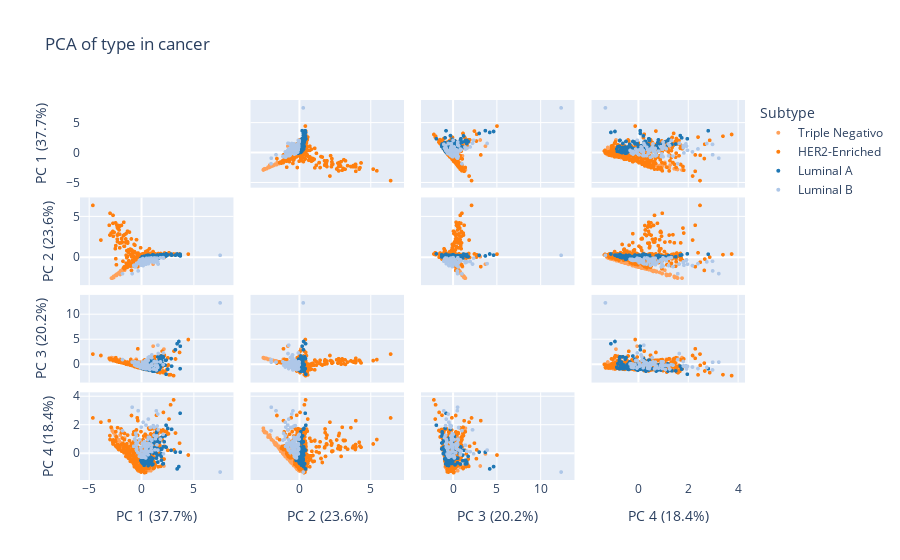

Notebook code cell kept with this figure:
### Code cell
sys.path.append(os.path.abspath("../../"))
from src.utils.ConvertTextToCsv import TextToCsv

df_txt = pd.read_csv("../../data/raw/data_mrna_seq_v2_rsem.txt", header=None)
print(df_txt)
df_csv = TextToCsv("../../data/raw/data_mrna_seq_v2_rsem.txt")
print(df_csv.columns)


df_clean = df_csv.drop_duplicates(subset=['Hugo_Symbol'])
df_clean = df_clean.set_index('Hugo_Symbol')
df_clean = df_clean.drop(columns=['Entrez_Gene_Id'], errors='ignore')
df_counts = df_clean.T
df_counts.columns = df_counts.columns.astype(str).str.strip().str.upper()

genes_clave = ['ERBB2', 'ESR1', 'PGR', 'MKI67']
encontrados = [g for g in genes_clave if g in df_counts.columns]
print(f"Genes that are found: {encontrados}") 

# PCA
scaler = StandardScaler()
X_scaled = scaler.fit_transform(df_counts)
    
pca = PCA(n_components=4)
components = pca.fit_transform(X_scaled)
    

def classification_per_row(row):
    her2 = row.get('ERBB2', 0)
    esr1 = row.get('ESR1', 0)
    ki67 = row.get('MKI67', 0)
        
    th_her2 = df_counts['ERBB2'].median() if 'ERBB2' in df_counts else 0
    th_esr1 = df_counts['ESR1'].median() if 'ESR1' in df_counts else 0
    th_ki67 = df_counts['MKI67'].median() if 'MKI67' in df_counts else 0

    if her2 > th_her2:
        return 'HER2-Enriched'
    elif esr1 > th_esr1:
        if ki67 > th_ki67:
            return 'Luminal B'
        else:
            return 'Luminal A'
    else:
        return 'Triple Negativo'


df_plot = pd.DataFrame(components, columns=['0', '1', '2', '3'])
df_plot['Subtype'] = df_counts.apply(classification_per_row, axis=1).values
df_plot['Patient_ID'] = df_counts.index


labels = {str(i): f"PC {i+1} ({var:.1f}%)" for i, var in enumerate(pca.explained_variance_ratio_ * 100)}


fig = px.scatter_matrix(
    df_plot,
    dimensions=['0', '1', '2'],
    color='Subtype',
    labels=labels,
    hover_name='Patient_ID',
    title="PCA de Subtipos de Cáncer de Mama",
    opacity=0.7,
    color_discrete_map={
        'Luminal A': '#1f77b4', 'Luminal B': '#aec7e8',
        'HER2-Enriched': '#ff7f0e', 'Triple Negativo': '#d62728'
    }
)
fig.update_traces(diagonal_visible=False, marker=dict(size=5))
fig.show()

### Figure 1 — Plotly figure (JSON) as saved in the notebook; plotly's stock layout.template omitted (floating-point values rounded to 4 significant figures; data arrays with more than 128 entries replaced by an {"elided": "..."} marker saying what was removed)
{"data": [{"diagonal": {"visible": false}, "dimensions": [{"axis": {"matches": true}, "label": "PC 1 (37.7%)", "values": {"elided": "230 float values"}}, {"axis": {"matches": true}, "label": "PC 2 (23.6%)", "values": {"elided": "230 float values"}}, {"axis": {"matches": true}, "label": "PC 3 (20.2%)", "values": {"elided": "230 float values"}}, {"axis": {"matches": true}, "label": "PC 4 (18.4%)", "values": {"elided": "230 float values"}}], "hovertemplate": "<b>%{hovertext}</b><br><br>Subtype=Triple Negativo<br>%{xaxis.title.text}=%{x}<br>%{yaxis.title.text}=%{y}<extra></extra>", "hovertext": {"elided": "230 str values"}, "legendgroup": "Triple Negativo", "marker": {"color": "#FFA15A", "size": 4, "symbol": "circle"}, "name": "Triple Negativo", "showlegend": true, "type": "splom"}, {"diagonal": {"visible": false}, "dimensions": [{"axis": {"matches": true}, "label": "PC 1 (37.7%)", "values": {"elided": "409 float values"}}, {"axis": {"matches": true}, "label": "PC 2 (23.6%)", "values": {"elided": "409 float values"}}, {"axis": {"matches": true}, "label": "PC 3 (20.2%)", "values": {"elided": "409 float values"}}, {"axis": {"matches": true}, "label": "PC 4 (18.4%)", "values": {"elided": "409 float values"}}], "hovertemplate": "<b>%{hovertext}</b><br><br>Subtype=HER2-Enriched<br>%{xaxis.title.text}=%{x}<br>%{yaxis.title.text}=%{y}<extra></extra>", "hovertext": {"elided": "409 str values"}, "legendgroup": "HER2-Enriched", "marker": {"color": "#ff7f0e", "size": 4, "symbol": "circle"}, "name": "HER2-Enriched", "showlegend": true, "type": "splom"}, {"diagonal": {"visible": false}, "dimensions": [{"axis": {"matches": true}, "label": "PC 1 (37.7%)", "values": [0.9122, 1.93, 0.6988, 0.6561, 0.08126, 1.826, 0.9439, 1.145, 0.3087, 0.4137, 1.431, 2.856, 0.622, 1.934, 0.1817, 0.9567, 3.729, 0.7848, 0.2695, 0.395, 1.582, 0.06067, 1.948, 2.052, 0.924, 1.409, 0.2721, 0.6344, 0.8537, 1.428, 0.9876, 1.094, 0.09139, 0.1895, 0.4964, 0.3364, 1.45, 1.206, 3.427, 0.3319, 0.7184, 0.9231, 0.5792, 3.591, 1.791, 2.371, 0.5754, 2.092, 1.263, 0.6711, 2.531, 0.8531, 0.3056, 0.7286, 0.4413, 1.4, 2.106, 1.091, 1.193, 1.853, 1.542, 1.701, 1.912, 3.713, 0.8418, 1.162, 2.896, 2.367, 0.4426, 1.108, 0.7566, 0.7045, 1.625, 1.237, 0.9159, 0.2638, 0.01317, 1.736, 1.53, 0.8074, 0.386, 0.825, 1.491, 0.5211, 2.265, 0.3845, 0.339, 0.2144, 1.842, 2.067, 2.188, 1.542, 0.2651, -0.03189, 2.327, 3.262, 1.15, 1.024, -0.02926, 0.4631, 0.801, 0.1821]}, {"axis": {"matches": true}, "label": "PC 2 (23.6%)", "values": [0.02784, 0.2802, 0.09848, 0.3034, 0.1026, 0.1919, 0.1047, 0.2851, 0.02641, 0.04169, 0.204, 0.4357, -0.008259, 0.2259, 0.1158, 0.08842, 0.205, 0.09413, 0.03582, -0.05661, 0.1429, -0.009181, 0.3462, 0.06797, -0.04897, -0.04331, 0.1721, 0.03253, 0.06689, 0.08018, -0.04327, 0.2669, -0.1356, 0.09379, 0.2517, 0.04574, 0.2543, 0.3022, 0.4431, 0.0107, 0.146, 0.08828, 0.03527, 0.3057, 0.3516, 0.1959, 0.1142, 0.3033, 0.08144, -0.05027, 0.33, 0.1908, -0.07802, 0.2605, -0.1266, 0.1434, 0.3803, 0.3425, 0.1918, 0.1862, 0.07389, -0.04943, 0.1181, 0.4169, 0.1367, 0.2051, 0.2878, 0.4627, 0.1259, 0.1709, 0.1406, -0.02463, 0.1343, 0.1475, 0.08816, 0.02487, -0.1202, 0.2226, 0.3155, 0.1862, 0.07379, 0.1555, 0.1054, 0.003897, 0.2384, 0.03566, 0.1304, -0.01476, 0.1287, 0.3504, 0.2838, 0.2269, -0.03588, -0.2213, 0.2368, 0.2928, 0.02662, 0.234, -0.07236, 0.2115, -0.005917, 0.1153]}, {"axis": {"matches": true}, "label": "PC 3 (20.2%)", "values": [0.4047, 1.439, -0.3611, -0.4946, -0.7391, 1.11, 0.1909, -0.639, -0.8122, -0.8663, -0.05463, 1.22, -0.8912, 0.7511, -0.777, -0.03969, 3.708, -1.113, -0.3635, -0.8721, 1.586, -0.7167, -0.0353, 0.1654, -0.7752, 0.5853, -0.6564, -0.05665, 0.529, -1.218, 1.125, -0.3346, -0.6964, -0.8167, -0.6563, -0.8585, 0.5502, -0.7159, 4.206, -0.1408, -0.9772, 0.1787, -0.3435, 4.652, 0.00756, 0.9136, -0.4413, -0.002982, -1.278, -1.008, -0.9008, -0.1977, -0.6727, -0.4212, -0.1374, -0.3281, 1.573, -1.289, -1.271, 0.3266, 0.3994, 0.8564, 1.738, -0.7943, -0.935, -1.063, -0.2874, -1.9, -0.4827, 0.8536, -0.8897, -0.7168, -0.5688, -1.055, 0.172, -0.6472, -0.3628, -0.9337, 0.08199, -0.03236, -0.4739, -1.039, -1.233, -0.8898, -0.07, -0.1464, -0.8728, -0.7683, -0.4404, 1.414, -0.05139, -1.007, -0.6778, -0.6479, 0.884, 3.003, -0.7303, 0.2374, -0.4733, -0.9388, -1.03, -0.7522]}, {"axis": {"matches": true}, "label": "PC 4 (18.4%)", "values": [-0.3305, -0.4922, -0.1511, -0.8627, -0.675, -0.1311, -0.3015, 0.01666, -0.3303, -0.0787, -0.02904, 0.2075, 0.4057, -0.03562, -0.7057, -0.4456, 0.07838, -0.01969, -0.5366, -0.09012, -0.618, -0.6431, 0.2889, 1.184, 0.56, 0.2138, -0.845, -0.2575, -0.6758, 1.353, -0.5243, -0.3777, -0.1971, -0.7469, -0.6957, -0.4278, -0.3457, 0.1278, -1.1, -0.6673, 0.1876, -0.3937, -0.3361, -0.937, 0.2346, 0.4241, -0.4898, 0.4513, 1.193, 0.2957, 1.75, -0.6098, -0.1309, -0.6914, -0.354, 0.3964, -0.734, 0.3103, 0.7235, 0.3037, 0.326, 0.2513, -0.2164, 2.816, 0.3384, 0.4193, 1.692, 1.974, -0.5525, -0.761, 0.01164, 0.3501, 0.9611, 0.9125, -0.2912, -0.4255, -0.4544, 0.7885, -0.1309, -0.5937, -0.5472, 0.3031, 1.508, 0.08246, 1.225, -0.7169, -0.3881, -0.5798, 1.071, -0.7495, 0.8112, 0.8072, -0.1952, -0.5029, 0.4447, 0.08501, 0.9478, -0.8176, -0.5231, -0.3916, 0.814, -0.6105]}], "hovertemplate": "<b>%{hovertext}</b><br><br>Subtype=Luminal A<br>%{xaxis.title.text}=%{x}<br>%{yaxis.title.text}=%{y}<extra></extra>", "hovertext": ["TCGA-A1-A0SQ-01", "TCGA-A2-A04N-01", "TCGA-A2-A0CQ-01", "TCGA-A2-A0CV-01", "TCGA-A2-A0EN-01", "TCGA-A2-A0EU-01", "TCGA-A2-A0YD-01", "TCGA-A2-A0YI-01", "TCGA-A2-A0YK-01", "TCGA-A2-A1FV-01", "TCGA-A2-A259-01", "TCGA-A2-A4S0-01", "TCGA-A7-A0CG-01", "TCGA-A7-A0CJ-01", "TCGA-A7-A0D9-01", "TCGA-A7-A3IY-01", "TCGA-A7-A3J0-01", "TCGA-A7-A3RF-01", "TCGA-A7-A425-01", "TCGA-A8-A06R-01", "TCGA-A8-A09T-01", "TCGA-AC-A3W6-01", "TCGA-AC-A62Y-01", "TCGA-AN-A0FK-01", "TCGA-AN-A0FW-01", "TCGA-AO-A1KP-01", "TCGA-AQ-A54O-01", "TCGA-AR-A1AS-01", "TCGA-B6-A0IA-01", "TCGA-B6-A0IO-01", "TCGA-B6-A0WT-01", "TCGA-B6-A0X4-01", "TCGA-B6-A1KC-01", "TCGA-BH-A0B6-01", "TCGA-BH-A0BO-01", "TCGA-BH-A0BP-01", "TCGA-BH-A0DP-01", "TCGA-BH-A0GZ-01", "TCGA-BH-A0H6-01", "TCGA-BH-A0H7-01", "TCGA-BH-A0H9-01", "TCGA-BH-A0W5-01", "TCGA-BH-A18H-01", "TCGA-BH-A1EO-01", "TCGA-BH-A1ET-01", "TCGA-BH-A1EU-01", "TCGA-BH-A1EY-01", "TCGA-BH-A1F5-01", "TCGA-BH-A1F8-01", "TCGA-BH-A1FM-01", "TCGA-BH-A1FR-01", "TCGA-C8-A12N-01", "TCGA-C8-A12X-01", "TCGA-C8-A133-01", "TCGA-C8-A26V-01", "TCGA-D8-A146-01", "TCGA-D8-A1JI-01", "TCGA-D8-A1JN-01", "TCGA-D8-A1JP-01", "TCGA-D8-A1JT-01", "TCGA-D8-A1X6-01", "TCGA-D8-A1X7-01", "TCGA-D8-A1XB-01", "TCGA-D8-A1XC-01", "TCGA-D8-A1XO-01", "TCGA-D8-A1XU-01", "TCGA-D8-A1XV-01", "TCGA-D8-A27E-01", "TCGA-D8-A27I-01", "TCGA-D8-A27L-01", "TCGA-D8-A27V-01", "TCGA-E2-A10B-01", "TCGA-E2-A14Q-01", "TCGA-E2-A14S-01", "TCGA-E2-A1BD-01", "TCGA-E2-A1IF-01", "TCGA-E2-A1IH-01", "TCGA-E2-A1IK-01", "TCGA-E2-A1IN-01", "TCGA-E2-A1L8-01", "TCGA-E2-A1L9-01", "TCGA-E2-A56Z-01", "TCGA-E9-A1N3-01", "TCGA-E9-A1NF-01", "TCGA-E9-A1RD-01", "TCGA-E9-A227-01", "TCGA-E9-A22B-01", "TCGA-E9-A22E-01", "TCGA-E9-A24A-01", "TCGA-E9-A3Q9-01", "TCGA-E9-A54X-01", "TCGA-EW-A1J6-01", "TCGA-EW-A1OX-01", "TCGA-EW-A1P0-01", "TCGA-EW-A1P5-01", "TCGA-EW-A1P6-01", "TCGA-EW-A1PE-01", "TCGA-GM-A2DM-01", "TCGA-GM-A2DN-01", "TCGA-GM-A3NY-01", "TCGA-LQ-A4E4-01", "TCGA-OL-A66H-01"], "legendgroup": "Luminal A", "marker": {"color": "#1f77b4", "size": 4, "symbol": "circle"}, "name": "Luminal A", "showlegend": true, "type": "splom"}, {"diagonal": {"visible": false}, "dimensions": [{"axis": {"matches": true}, "label": "PC 1 (37.7%)", "values": [-0.4641, 0.5656, 1.137, -0.3728, 0.1702, 0.2759, 1.575, -0.4453, 0.195, -0.3058, -0.6463, 7.544, 1.435, 0.8655, -0.4532, -0.01647, 2.118, 1.519, 0.2439, -0.04348, 1.493, -0.1717, 0.9998, 0.7541, 0.3845, 0.4408, 0.7682, 1.614, -0.4917, -0.8813, -0.7283, 0.5293, 0.6835, -0.1851, -0.5949, 1.222, 0.532, 1.001, 1.309, 0.5115, 0.4453, 1.01, 0.3752, 0.9486, 0.3467, 1.585, -0.4422, 1.215, 0.1406, 0.6536, 0.6735, 0.2506, -0.004989, -0.0765, -0.008239, -1.806, 0.2985, 0.6277, 1.345, -0.5075, 2.082, 0.6481, 0.09149, 0.4039, -0.01476, 0.1662, 1.828, 0.6441, -0.3208, -0.5405, -0.0931, 0.4997, 0.04776, 1.498, 0.4141, 0.9873, 0.8076]}, {"axis": {"matches": true}, "label": "PC 2 (23.6%)", "values": [-0.7668, -0.3853, -0.281, -0.6888, -0.982, -0.2905, -0.5265, -0.7959, -0.2179, -1.635, -1.025, 0.2803, -0.4447, -0.5099, -0.7896, -0.3009, -0.06527, -0.3719, -0.6123, -0.393, -0.07388, -0.7442, -0.3382, -0.07013, -0.4541, -0.2844, -0.532, -0.7929, -0.9765, -1.969, -0.9631, -0.3707, -0.3964, -0.3456, -1.147, -0.5974, -0.499, -0.4743, -0.05167, -0.1274, -0.8054, -0.2821, -0.2967, -0.04755, -0.2588, -0.7439, -0.6881, -0.05025, -0.1144, -0.6164, -0.7435, -0.3456, -0.9429, -0.3839, -0.2308, -1.984, -0.471, -0.2216, -0.1611, -0.8705, -0.0007058, -0.2754, -0.7205, -0.3815, -0.5114, -0.2908, -0.0169, -0.2076, -0.6343, -1.099, -0.2535, -0.07779, -0.3358, -0.06357, -0.1973, -0.4756, -0.1833]}, {"axis": {"matches": true}, "label": "PC 3 (20.2%)", "values": [-0.06969, 0.9287, -0.8437, -0.2876, -0.4648, -0.09867, -0.5338, 0.08198, 0.1019, 0.4991, -0.03245, 12.38, -1.046, -0.2562, 0.3832, -0.5841, 2.361, -0.1855, 0.5212, -0.4846, 0.5494, -0.1595, 0.1336, -0.7675, 0.7457, -0.8221, 1.601, 2.242, -0.1575, 0.528, 0.4152, 0.854, -0.09524, -0.27, 0.5916, 0.6461, 0.3785, 1.965, 0.5495, -0.2967, -0.3308, -0.113, -0.6143, -0.05983, -0.7679, 3.913, -0.0147, -0.8528, -0.6745, 1.431, -0.7689, 0.1173, -0.2983, -0.5224, -0.4776, 1.024, -0.6954, -0.7472, -0.176, -0.1697, 0.01692, 0.8492, 0.5193, 0.8397, -0.008007, 0.1736, 0.5604, -0.2151, 0.2929, -0.08212, -0.5702, -0.7053, 0.02965, -0.246, 0.15, 1.379, -0.9638]}, {"axis": {"matches": true}, "label": "PC 4 (18.4%)", "values": [0.2423, 0.1536, 1.944, 0.7401, 2.182, 0.1302, 2.759, 0.5789, -0.2446, 2.995, 1.001, -1.321, 2.988, 1.816, 0.3351, 0.2007, -0.0375, 1.915, 0.599, 0.4065, 0.5929, 0.951, 0.9586, 0.6805, 0.216, 0.6565, 0.1487, 1.649, 1.221, 3.241, 0.4902, 0.1512, 1.129, -0.2086, 0.9246, 1.808, 0.6687, 0.1143, 0.2557, 0.04992, 1.981, 0.9036, 0.4516, 0.3437, 0.4422, 0.2244, 0.1879, 1.263, -0.0508, 0.5617, 2.404, -0.2164, 1.838, -0.02919, -0.2788, 1.59, 0.8193, 0.9598, 1.028, 0.6911, 1.328, -0.1035, 0.6856, -0.04018, 0.4202, -0.2769, 0.9982, 0.4885, 0.03492, 1.399, -0.1964, 0.3804, -0.1308, 1.215, -0.3275, 0.5658, 1.094]}], "hovertemplate": "<b>%{hovertext}</b><br><br>Subtype=Luminal B<br>%{xaxis.title.text}=%{x}<br>%{yaxis.title.text}=%{y}<extra></extra>", "hovertext": ["TCGA-A2-A0SW-01", "TCGA-A2-A0T3-01", "TCGA-A2-A0YF-01", "TCGA-A2-A0YT-01", "TCGA-A2-A1FW-01", "TCGA-A2-A1FX-01", "TCGA-A2-A1G4-01", "TCGA-A2-A4S3-01", "TCGA-A8-A06Q-01", "TCGA-A8-A079-01", "TCGA-A8-A07E-01", "TCGA-A8-A07F-01", "TCGA-A8-A07L-01", "TCGA-A8-A07W-01", "TCGA-A8-A082-01", "TCGA-A8-A084-01", "TCGA-A8-A086-01", "TCGA-A8-A08I-01", "TCGA-A8-A095-01", "TCGA-A8-A096-01", "TCGA-A8-A09C-01", "TCGA-A8-A09N-01", "TCGA-A8-A09Q-01", "TCGA-A8-A0A1-01", "TCGA-AN-A0AJ-01", "TCGA-AN-A0AM-01", "TCGA-AN-A0FY-01", "TCGA-AO-A1KS-01", "TCGA-AR-A0TY-01", "TCGA-AR-A0U3-01", "TCGA-AR-A1AW-01", "TCGA-AR-A24K-01", "TCGA-AR-A24N-01", "TCGA-AR-A24R-01", "TCGA-AR-A24S-01", "TCGA-AR-A2LK-01", "TCGA-B6-A0IB-01", "TCGA-B6-A0RI-01", "TCGA-B6-A0RV-01", "TCGA-B6-A0WS-01", "TCGA-B6-A0WV-01", "TCGA-B6-A0X5-01", "TCGA-BH-A0BC-01", "TCGA-BH-A0BV-01", "TCGA-BH-A0DX-01", "TCGA-BH-A0E1-01", "TCGA-BH-A0E2-01", "TCGA-BH-A0HB-01", "TCGA-BH-A0HP-01", "TCGA-BH-A1FJ-01", "TCGA-BH-A204-01", "TCGA-C8-A1HG-01", "TCGA-C8-A1HM-01", "TCGA-C8-A1HO-01", "TCGA-C8-A273-01", "TCGA-C8-A27A-01", "TCGA-D8-A1J8-01", "TCGA-D8-A1JC-01", "TCGA-D8-A1JE-01", "TCGA-D8-A1JJ-01", "TCGA-D8-A1XG-01", "TCGA-D8-A1XR-01", "TCGA-D8-A1Y0-01", "TCGA-D8-A1Y1-01", "TCGA-E2-A10A-01", "TCGA-E2-A14Z-01", "TCGA-E2-A15F-01", "TCGA-E2-A15O-01", "TCGA-E2-A2P5-01", "TCGA-E9-A1N9-01", "TCGA-E9-A1NA-01", "TCGA-E9-A1NI-01", "TCGA-E9-A1R4-01", "TCGA-E9-A1RC-01", "TCGA-E9-A226-01", "TCGA-E9-A22H-01", "TCGA-EW-A1PA-01"], "legendgroup": "Luminal B", "marker": {"color": "#aec7e8", "size": 4, "symbol": "circle"}, "name": "Luminal B", "showlegend": true, "type": "splom"}], "layout": {"dragmode": "select", "legend": {"title": {"text": "Subtype"}, "tracegroupgap": 0}, "title": {"text": "PCA of type in cancer"}}}
